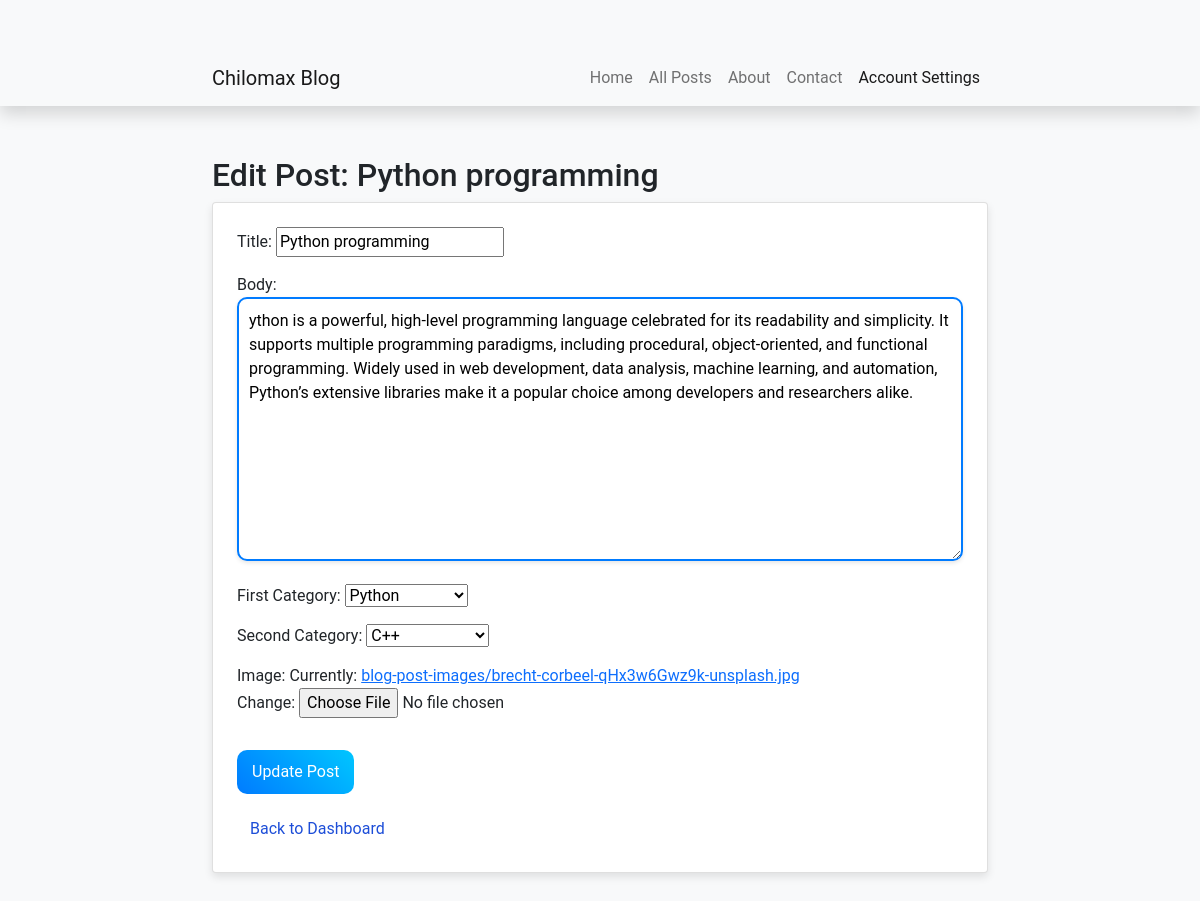
The page /edit-post/python-programming/ (signed in) on the database its author committed.
### vtuApp/models.py (models this page shows, shortened)
class Post(models.Model):
    author = models.ForeignKey(User, on_delete=models.CASCADE, related_name='posts')
    title = models.CharField(max_length=200)
    slug = models.SlugField(unique=True, editable=False)
    body = models.TextField()
    image = models.ImageField(upload_to='blog-post-images/', blank=False, null=False ,default='images/default.png')
    video = models.FileField(upload_to='blog-post-videos/', blank=True, null=True)
    first_category = models.ForeignKey(Category1, on_delete=models.CASCADE, related_name='posts')
    second_category = models.ForeignKey(Category2, on_delete=models.CASCADE, related_name='posts')
    status = models.BooleanField(default=False)
    date = models.DateField(auto_now_add=True)
    number_of_clicks = models.IntegerField(default=0)

### vtuApp/views.py (the view)
# urls.py: path('edit-post/<slug:slug>/', EditPostView, name='edit-post'),
@login_required(login_url='login')
def EditPostView(request, slug):
    post = get_object_or_404(Post, slug=slug, author=request.user)
    if request.method == 'POST':
        form = PostForm(request.POST, request.FILES, instance=post)  # Bind the form to the post instance
        if form.is_valid():
            form.save()  # Save the updated post
            messages.success(request, "Post updated successfully.")
            return redirect('detail', slug=post.slug)  # Redirect to the article detail view
    else:
        form = PostForm(instance=post)  # Pre-fill the form with the current post data
    return render(request, 'edit_post.html', {'form': form, 'post': post})

### vtuApp/forms.py (shortened to what this page needs)
class PostForm(forms.ModelForm):
    first_category = forms.ModelChoiceField(queryset=Category1.objects.all(), required=True, label="First Category")
    second_category = forms.ModelChoiceField(queryset=Category2.objects.all(), required=True, label="Second Category")
    class Meta:
        model = Post
        fields = ['title', 'body', 'first_category', 'second_category', 'image',]
    def __init__(self, *args, **kwargs):
        self.user = kwargs.pop('user', None)
        super(PostForm, self).__init__(*args, **kwargs)

### vtuApp/models.py (called while the page is built)
    def __str__(self):
        return self.name

    def __str__(self):
        return self.name

### vtuApp/templates/edit_post.html (shortened to what this page needs)
<!DOCTYPE html>
<html lang="en">
<head>
    <link rel="stylesheet" href="https://cdnjs.cloudflare.com/ajax/libs/bootstrap/5.1.3/css/bootstrap.min.css">
    <link rel="stylesheet" href="https://cdnjs.cloudflare.com/ajax/libs/font-awesome/6.0.0-beta3/css/all.min.css">
</head>
<body>
    <header id="header" class="shadow bg-light">
        <nav class="navbar navbar-expand-lg navbar-light">
            <div class="container">
                <a href="#" class="navbar-brand">Chilomax Blog</a>
                <div class="collapse navbar-collapse" id="blogNavbar">
                    <ul class="navbar-nav ms-auto">
                        <li class="nav-item"><a href="{% url 'index' %}" class="nav-link">Home</a></li>
                        <li class="nav-item"><a href="{% url 'dashboard' %}" class="nav-link">All Posts</a></li>
                        <li class="nav-item"><a href="{% url 'about' %}" class="nav-link">About</a></li>
                        <li class="nav-item"><a href="{% url 'contact' %}" class="nav-link">Contact</a></li>
                        <li class="nav-item"><a href="{% url 'account-settings' %}" class="nav-link active">Account Settings</a></li>
                    </ul>
                </div>
            </div>
        </nav>
    </header>
    <div class="container">
        <h2 class="mt-4">Edit Post: {{ post.title }}</h2>
        <div class="card p-4">
            <form method="post" enctype="multipart/form-data">
                {{ form.as_p }}
                <button type="submit" class="btn btn-primary mt-3">Update Post</button>
            </form>
            <div class="mt-3">
                <a href="{% url 'dashboard' %}" class="btn btn-link">Back to Dashboard</a>
            </div>
        </div>
    </div>
</body>
</html>

### vtuApp/templates/edit_post.html (style rules this page uses)
body { font-family: 'Roboto', sans-serif; background-color: #f8f9fa; }
.container { margin-top: 50px; max-width: 800px; }
.card { margin-bottom: 30px; box-shadow: 0 4px 8px rgba(0, 0, 0, 0.1); }
textarea { border: 2px solid #007bff; border-radius: 10px; padding: 10px; font-size: 1rem; resize: vertical; width: 100%; box-shadow: 0 2px 4px rgba(0, 0, 0, 0.1); transition: border-color 0.3s, box-shadow 0.3s; }
textarea::placeholder { color: #999; font-style: italic; }
.btn-primary { background: linear-gradient(45deg, #007bff, #00c6ff); border: none; padding: 10px 15px; border-radius: 10px; transition: 0.3s; }
.btn-link { color: #1d4ed8; text-decoration: none; }

### rows shown on the page
Post: title "Python programming", body "ython is a powerful, high-level programming language celebrated for its readability and simplicity. It supports multiple programming paradigms, including procedural, object-oriented, and functional programming. Widely used in web development, data analysis, machine learning, and automation, Python’s extensive libraries make it a popular choice among developers and researchers alike.", first_category "Python", second_category "C++"
